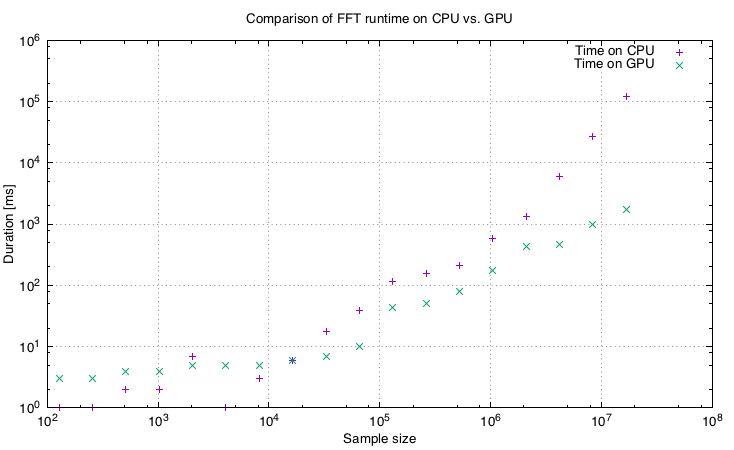

This chart was generated by the following gnuplot code:
set logscale y
set logscale x

set format y "10^{%L}"
set format x "10^{%L}"

set xlabel 'Sample size'
set ylabel 'Duration [ms]'
set title 'Comparison of FFT runtime on CPU vs. GPU'

plot 'comparison.csv' using 1:2 title 'Time on CPU', 'comparison.csv' using 1:3 title 'Time on GPU'
